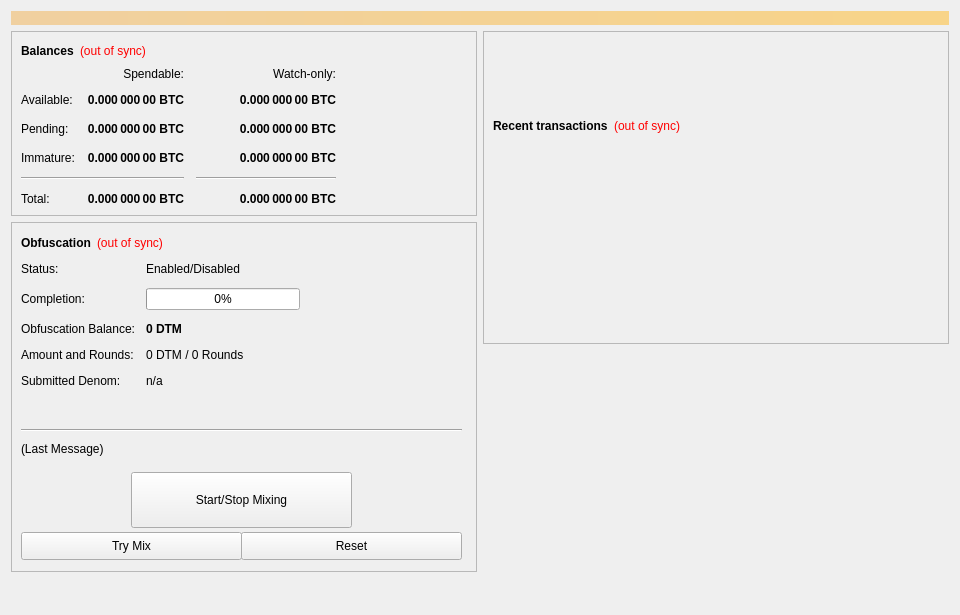
<?xml version="1.0" encoding="UTF-8"?>
<ui version="4.0">
 <class>OverviewPage</class>
 <widget class="QWidget" name="OverviewPage">
  <property name="geometry">
   <rect>
    <x>0</x>
    <y>0</y>
    <width>960</width>
    <height>615</height>
   </rect>
  </property>
  <property name="minimumSize">
   <size>
    <width>960</width>
    <height>0</height>
   </size>
  </property>
  <property name="windowTitle">
   <string>Form</string>
  </property>
  <layout class="QVBoxLayout" name="topLayout">
   <item>
    <widget class="QLabel" name="labelAlerts">
     <property name="visible">
      <bool>false</bool>
     </property>
     <property name="styleSheet">
      <string notr="true">background-color: qlineargradient(x1: 0, y1: 0, x2: 1, y2: 0, stop:0 #F0D0A0, stop:1 #F8D488); color:#000000;</string>
     </property>
     <property name="wordWrap">
      <bool>true</bool>
     </property>
     <property name="margin">
      <number>3</number>
     </property>
    </widget>
   </item>
   <item>
    <layout class="QHBoxLayout" name="horizontalLayout" stretch="1,1">
     <item>
      <layout class="QVBoxLayout" name="verticalLayout_2">
       <item>
        <widget class="QFrame" name="frame">
         <property name="frameShape">
          <enum>QFrame::StyledPanel</enum>
         </property>
         <property name="frameShadow">
          <enum>QFrame::Raised</enum>
         </property>
         <layout class="QVBoxLayout" name="verticalLayout_4">
          <item>
           <layout class="QHBoxLayout" name="horizontalLayout_4">
            <item>
             <widget class="QLabel" name="label_5">
              <property name="font">
               <font>
                <weight>75</weight>
                <bold>true</bold>
               </font>
              </property>
              <property name="text">
               <string>Balances</string>
              </property>
             </widget>
            </item>
            <item>
             <widget class="QLabel" name="labelWalletStatus">
              <property name="cursor">
               <cursorShape>WhatsThisCursor</cursorShape>
              </property>
              <property name="toolTip">
               <string>The displayed information may be out of date. Your wallet automatically synchronizes with the DotMe network after a connection is established, but this process has not completed yet.</string>
              </property>
              <property name="styleSheet">
               <string notr="true">QLabel { color: red; }</string>
              </property>
              <property name="text">
               <string notr="true">(out of sync)</string>
              </property>
              <property name="alignment">
               <set>Qt::AlignLeading|Qt::AlignLeft|Qt::AlignVCenter</set>
              </property>
             </widget>
            </item>
            <item>
             <spacer name="horizontalSpacer_3">
              <property name="orientation">
               <enum>Qt::Horizontal</enum>
              </property>
              <property name="sizeHint" stdset="0">
               <size>
                <width>40</width>
                <height>20</height>
               </size>
              </property>
             </spacer>
            </item>
           </layout>
          </item>
          <item>
           <layout class="QGridLayout" name="gridLayout">
            <property name="spacing">
             <number>12</number>
            </property>
            <item row="2" column="2">
             <widget class="QLabel" name="labelWatchPending">
              <property name="font">
               <font>
                <weight>75</weight>
                <bold>true</bold>
               </font>
              </property>
              <property name="cursor">
               <cursorShape>IBeamCursor</cursorShape>
              </property>
              <property name="toolTip">
               <string>Unconfirmed transactions to watch-only addresses</string>
              </property>
              <property name="text">
               <string notr="true">0.000 000 00 BTC</string>
              </property>
              <property name="alignment">
               <set>Qt::AlignRight|Qt::AlignTrailing|Qt::AlignVCenter</set>
              </property>
              <property name="textInteractionFlags">
               <set>Qt::LinksAccessibleByMouse|Qt::TextSelectableByKeyboard|Qt::TextSelectableByMouse</set>
              </property>
             </widget>
            </item>
            <item row="2" column="1">
             <widget class="QLabel" name="labelUnconfirmed">
              <property name="font">
               <font>
                <weight>75</weight>
                <bold>true</bold>
               </font>
              </property>
              <property name="cursor">
               <cursorShape>IBeamCursor</cursorShape>
              </property>
              <property name="toolTip">
               <string>Total of transactions that have yet to be confirmed, and do not yet count toward the spendable balance</string>
              </property>
              <property name="text">
               <string notr="true">0.000 000 00 BTC</string>
              </property>
              <property name="alignment">
               <set>Qt::AlignRight|Qt::AlignTrailing|Qt::AlignVCenter</set>
              </property>
              <property name="textInteractionFlags">
               <set>Qt::LinksAccessibleByMouse|Qt::TextSelectableByKeyboard|Qt::TextSelectableByMouse</set>
              </property>
             </widget>
            </item>
            <item row="3" column="2">
             <widget class="QLabel" name="labelWatchImmature">
              <property name="font">
               <font>
                <weight>75</weight>
                <bold>true</bold>
               </font>
              </property>
              <property name="cursor">
               <cursorShape>IBeamCursor</cursorShape>
              </property>
              <property name="toolTip">
               <string>Staked or masternode rewards in watch-only addresses that has not yet matured</string>
              </property>
              <property name="text">
               <string notr="true">0.000 000 00 BTC</string>
              </property>
              <property name="alignment">
               <set>Qt::AlignRight|Qt::AlignTrailing|Qt::AlignVCenter</set>
              </property>
              <property name="textInteractionFlags">
               <set>Qt::LinksAccessibleByMouse|Qt::TextSelectableByKeyboard|Qt::TextSelectableByMouse</set>
              </property>
             </widget>
            </item>
            <item row="4" column="0" colspan="2">
             <widget class="Line" name="lineSpendableBalance">
              <property name="orientation">
               <enum>Qt::Horizontal</enum>
              </property>
             </widget>
            </item>
            <item row="4" column="2">
             <widget class="Line" name="lineWatchBalance">
              <property name="sizePolicy">
               <sizepolicy hsizetype="Preferred" vsizetype="Fixed">
                <horstretch>0</horstretch>
                <verstretch>0</verstretch>
               </sizepolicy>
              </property>
              <property name="minimumSize">
               <size>
                <width>140</width>
                <height>0</height>
               </size>
              </property>
              <property name="orientation">
               <enum>Qt::Horizontal</enum>
              </property>
             </widget>
            </item>
            <item row="5" column="0">
             <widget class="QLabel" name="labelTotalText">
              <property name="text">
               <string>Total:</string>
              </property>
             </widget>
            </item>
            <item row="3" column="1">
             <widget class="QLabel" name="labelImmature">
              <property name="font">
               <font>
                <weight>75</weight>
                <bold>true</bold>
               </font>
              </property>
              <property name="cursor">
               <cursorShape>IBeamCursor</cursorShape>
              </property>
              <property name="toolTip">
               <string>Staked or masternode rewards that has not yet matured</string>
              </property>
              <property name="text">
               <string notr="true">0.000 000 00 BTC</string>
              </property>
              <property name="alignment">
               <set>Qt::AlignRight|Qt::AlignTrailing|Qt::AlignVCenter</set>
              </property>
              <property name="textInteractionFlags">
               <set>Qt::LinksAccessibleByMouse|Qt::TextSelectableByKeyboard|Qt::TextSelectableByMouse</set>
              </property>
             </widget>
            </item>
            <item row="2" column="3">
             <spacer name="horizontalSpacer_2">
              <property name="orientation">
               <enum>Qt::Horizontal</enum>
              </property>
              <property name="sizeHint" stdset="0">
               <size>
                <width>40</width>
                <height>20</height>
               </size>
              </property>
             </spacer>
            </item>
            <item row="3" column="0">
             <widget class="QLabel" name="labelImmatureText">
              <property name="text">
               <string>Immature:</string>
              </property>
             </widget>
            </item>
            <item row="5" column="1">
             <widget class="QLabel" name="labelTotal">
              <property name="font">
               <font>
                <weight>75</weight>
                <bold>true</bold>
               </font>
              </property>
              <property name="cursor">
               <cursorShape>IBeamCursor</cursorShape>
              </property>
              <property name="toolTip">
               <string>Your current total balance</string>
              </property>
              <property name="text">
               <string notr="true">0.000 000 00 BTC</string>
              </property>
              <property name="alignment">
               <set>Qt::AlignRight|Qt::AlignTrailing|Qt::AlignVCenter</set>
              </property>
              <property name="textInteractionFlags">
               <set>Qt::LinksAccessibleByMouse|Qt::TextSelectableByKeyboard|Qt::TextSelectableByMouse</set>
              </property>
             </widget>
            </item>
            <item row="5" column="2">
             <widget class="QLabel" name="labelWatchTotal">
              <property name="font">
               <font>
                <weight>75</weight>
                <bold>true</bold>
               </font>
              </property>
              <property name="cursor">
               <cursorShape>IBeamCursor</cursorShape>
              </property>
              <property name="toolTip">
               <string>Current total balance in watch-only addresses</string>
              </property>
              <property name="text">
               <string notr="true">0.000 000 00 BTC</string>
              </property>
              <property name="alignment">
               <set>Qt::AlignRight|Qt::AlignTrailing|Qt::AlignVCenter</set>
              </property>
              <property name="textInteractionFlags">
               <set>Qt::LinksAccessibleByMouse|Qt::TextSelectableByKeyboard|Qt::TextSelectableByMouse</set>
              </property>
             </widget>
            </item>
            <item row="0" column="2">
             <widget class="QLabel" name="labelWatchonly">
              <property name="text">
               <string>Watch-only:</string>
              </property>
              <property name="alignment">
               <set>Qt::AlignRight|Qt::AlignTrailing|Qt::AlignVCenter</set>
              </property>
             </widget>
            </item>
            <item row="1" column="0">
             <widget class="QLabel" name="labelBalanceText">
              <property name="text">
               <string>Available:</string>
              </property>
             </widget>
            </item>
            <item row="1" column="1">
             <widget class="QLabel" name="labelBalance">
              <property name="font">
               <font>
                <weight>75</weight>
                <bold>true</bold>
               </font>
              </property>
              <property name="cursor">
               <cursorShape>IBeamCursor</cursorShape>
              </property>
              <property name="toolTip">
               <string>Your current spendable balance</string>
              </property>
              <property name="text">
               <string notr="true">0.000 000 00 BTC</string>
              </property>
              <property name="alignment">
               <set>Qt::AlignRight|Qt::AlignTrailing|Qt::AlignVCenter</set>
              </property>
              <property name="textInteractionFlags">
               <set>Qt::LinksAccessibleByMouse|Qt::TextSelectableByKeyboard|Qt::TextSelectableByMouse</set>
              </property>
             </widget>
            </item>
            <item row="1" column="2">
             <widget class="QLabel" name="labelWatchAvailable">
              <property name="font">
               <font>
                <weight>75</weight>
                <bold>true</bold>
               </font>
              </property>
              <property name="cursor">
               <cursorShape>IBeamCursor</cursorShape>
              </property>
              <property name="toolTip">
               <string>Your current balance in watch-only addresses</string>
              </property>
              <property name="text">
               <string notr="true">0.000 000 00 BTC</string>
              </property>
              <property name="alignment">
               <set>Qt::AlignRight|Qt::AlignTrailing|Qt::AlignVCenter</set>
              </property>
              <property name="textInteractionFlags">
               <set>Qt::LinksAccessibleByMouse|Qt::TextSelectableByKeyboard|Qt::TextSelectableByMouse</set>
              </property>
             </widget>
            </item>
            <item row="2" column="0">
             <widget class="QLabel" name="labelPendingText">
              <property name="text">
               <string>Pending:</string>
              </property>
             </widget>
            </item>
            <item row="0" column="1">
             <widget class="QLabel" name="labelSpendable">
              <property name="text">
               <string>Spendable:</string>
              </property>
              <property name="alignment">
               <set>Qt::AlignRight|Qt::AlignTrailing|Qt::AlignVCenter</set>
              </property>
             </widget>
            </item>
           </layout>
          </item>
         </layout>
        </widget>
       </item>
       <item>
        <widget class="QFrame" name="frameObfuscation">
         <property name="minimumSize">
          <size>
           <width>0</width>
           <height>350</height>
          </size>
         </property>
         <property name="layoutDirection">
          <enum>Qt::LeftToRight</enum>
         </property>
         <property name="frameShape">
          <enum>QFrame::StyledPanel</enum>
         </property>
         <property name="frameShadow">
          <enum>QFrame::Raised</enum>
         </property>
         <widget class="QWidget" name="formLayoutWidget">
          <property name="geometry">
           <rect>
            <x>10</x>
            <y>40</y>
            <width>451</width>
            <height>161</height>
           </rect>
          </property>
          <layout class="QFormLayout" name="formLayout">
           <property name="fieldGrowthPolicy">
            <enum>QFormLayout::AllNonFixedFieldsGrow</enum>
           </property>
           <property name="horizontalSpacing">
            <number>11</number>
           </property>
           <property name="verticalSpacing">
            <number>12</number>
           </property>
           <item row="0" column="0">
            <widget class="QLabel" name="label_6">
             <property name="text">
              <string>Status:</string>
             </property>
            </widget>
           </item>
           <item row="1" column="0">
            <widget class="QLabel" name="label_7">
             <property name="text">
              <string>Completion:</string>
             </property>
            </widget>
           </item>
           <item row="1" column="1">
            <widget class="QProgressBar" name="obfuscationProgress">
             <property name="maximumSize">
              <size>
               <width>154</width>
               <height>16777215</height>
              </size>
             </property>
             <property name="value">
              <number>0</number>
             </property>
            </widget>
           </item>
           <item row="2" column="0">
            <widget class="QLabel" name="labelAnonymizedText">
             <property name="text">
              <string>Obfuscation Balance:</string>
             </property>
            </widget>
           </item>
           <item row="2" column="1">
            <widget class="QLabel" name="labelAnonymized">
             <property name="font">
              <font>
               <weight>75</weight>
               <bold>true</bold>
              </font>
             </property>
             <property name="text">
              <string notr="true">0 DTM</string>
             </property>
            </widget>
           </item>
           <item row="3" column="0">
            <widget class="QLabel" name="label_8">
             <property name="text">
              <string>Amount and Rounds:</string>
             </property>
            </widget>
           </item>
           <item row="3" column="1">
            <widget class="QLabel" name="labelAmountRounds">
             <property name="text">
              <string>0 DTM / 0 Rounds</string>
             </property>
            </widget>
           </item>
           <item row="4" column="0">
            <widget class="QLabel" name="label_9">
             <property name="text">
              <string>Submitted Denom:</string>
             </property>
            </widget>
           </item>
           <item row="4" column="1">
            <widget class="QLabel" name="labelSubmittedDenom">
             <property name="toolTip">
              <string>The denominations you submitted to the Masternode.&lt;br&gt;To mix, other users must submit the exact same denominations.</string>
             </property>
             <property name="text">
              <string>n/a</string>
             </property>
            </widget>
           </item>
           <item row="0" column="1">
            <widget class="QLabel" name="obfuscationEnabled">
             <property name="text">
              <string>Enabled/Disabled</string>
             </property>
            </widget>
           </item>
          </layout>
         </widget>
         <widget class="QPushButton" name="runAutoDenom">
          <property name="geometry">
           <rect>
            <x>251</x>
            <y>17</y>
            <width>1</width>
            <height>1</height>
           </rect>
          </property>
          <property name="palette">
           <palette>
            <active>
             <colorrole role="WindowText">
              <brush brushstyle="SolidPattern">
               <color alpha="255">
                <red>0</red>
                <green>0</green>
                <blue>0</blue>
               </color>
              </brush>
             </colorrole>
             <colorrole role="Button">
              <brush brushstyle="SolidPattern">
               <color alpha="255">
                <red>239</red>
                <green>238</green>
                <blue>238</blue>
               </color>
              </brush>
             </colorrole>
             <colorrole role="Light">
              <brush brushstyle="SolidPattern">
               <color alpha="255">
                <red>255</red>
                <green>255</green>
                <blue>255</blue>
               </color>
              </brush>
             </colorrole>
             <colorrole role="Midlight">
              <brush brushstyle="SolidPattern">
               <color alpha="255">
                <red>247</red>
                <green>246</green>
                <blue>246</blue>
               </color>
              </brush>
             </colorrole>
             <colorrole role="Dark">
              <brush brushstyle="SolidPattern">
               <color alpha="255">
                <red>119</red>
                <green>119</green>
                <blue>119</blue>
               </color>
              </brush>
             </colorrole>
             <colorrole role="Mid">
              <brush brushstyle="SolidPattern">
               <color alpha="255">
                <red>159</red>
                <green>159</green>
                <blue>159</blue>
               </color>
              </brush>
             </colorrole>
             <colorrole role="Text">
              <brush brushstyle="SolidPattern">
               <color alpha="255">
                <red>0</red>
                <green>0</green>
                <blue>0</blue>
               </color>
              </brush>
             </colorrole>
             <colorrole role="BrightText">
              <brush brushstyle="SolidPattern">
               <color alpha="255">
                <red>255</red>
                <green>255</green>
                <blue>255</blue>
               </color>
              </brush>
             </colorrole>
             <colorrole role="ButtonText">
              <brush brushstyle="SolidPattern">
               <color alpha="255">
                <red>0</red>
                <green>0</green>
                <blue>0</blue>
               </color>
              </brush>
             </colorrole>
             <colorrole role="Base">
              <brush brushstyle="SolidPattern">
               <color alpha="255">
                <red>255</red>
                <green>255</green>
                <blue>255</blue>
               </color>
              </brush>
             </colorrole>
             <colorrole role="Window">
              <brush brushstyle="SolidPattern">
               <color alpha="255">
                <red>239</red>
                <green>238</green>
                <blue>238</blue>
               </color>
              </brush>
             </colorrole>
             <colorrole role="Shadow">
              <brush brushstyle="SolidPattern">
               <color alpha="255">
                <red>0</red>
                <green>0</green>
                <blue>0</blue>
               </color>
              </brush>
             </colorrole>
             <colorrole role="AlternateBase">
              <brush brushstyle="SolidPattern">
               <color alpha="255">
                <red>247</red>
                <green>246</green>
                <blue>246</blue>
               </color>
              </brush>
             </colorrole>
             <colorrole role="ToolTipBase">
              <brush brushstyle="SolidPattern">
               <color alpha="255">
                <red>255</red>
                <green>255</green>
                <blue>220</blue>
               </color>
              </brush>
             </colorrole>
             <colorrole role="ToolTipText">
              <brush brushstyle="SolidPattern">
               <color alpha="255">
                <red>0</red>
                <green>0</green>
                <blue>0</blue>
               </color>
              </brush>
             </colorrole>
            </active>
            <inactive>
             <colorrole role="WindowText">
              <brush brushstyle="SolidPattern">
               <color alpha="255">
                <red>0</red>
                <green>0</green>
                <blue>0</blue>
               </color>
              </brush>
             </colorrole>
             <colorrole role="Button">
              <brush brushstyle="SolidPattern">
               <color alpha="255">
                <red>239</red>
                <green>238</green>
                <blue>238</blue>
               </color>
              </brush>
             </colorrole>
             <colorrole role="Light">
              <brush brushstyle="SolidPattern">
               <color alpha="255">
                <red>255</red>
                <green>255</green>
                <blue>255</blue>
               </color>
              </brush>
             </colorrole>
             <colorrole role="Midlight">
              <brush brushstyle="SolidPattern">
               <color alpha="255">
                <red>247</red>
                <green>246</green>
                <blue>246</blue>
               </color>
              </brush>
             </colorrole>
             <colorrole role="Dark">
              <brush brushstyle="SolidPattern">
               <color alpha="255">
                <red>119</red>
                <green>119</green>
                <blue>119</blue>
               </color>
              </brush>
             </colorrole>
             <colorrole role="Mid">
              <brush brushstyle="SolidPattern">
               <color alpha="255">
                <red>159</red>
                <green>159</green>
                <blue>159</blue>
               </color>
              </brush>
             </colorrole>
             <colorrole role="Text">
              <brush brushstyle="SolidPattern">
               <color alpha="255">
                <red>0</red>
                <green>0</green>
                <blue>0</blue>
               </color>
              </brush>
             </colorrole>
             <colorrole role="BrightText">
              <brush brushstyle="SolidPattern">
               <color alpha="255">
                <red>255</red>
                <green>255</green>
                <blue>255</blue>
               </color>
              </brush>
             </colorrole>
             <colorrole role="ButtonText">
              <brush brushstyle="SolidPattern">
               <color alpha="255">
                <red>0</red>
                <green>0</green>
                <blue>0</blue>
               </color>
              </brush>
             </colorrole>
             <colorrole role="Base">
              <brush brushstyle="SolidPattern">
               <color alpha="255">
                <red>255</red>
                <green>255</green>
                <blue>255</blue>
               </color>
              </brush>
             </colorrole>
             <colorrole role="Window">
              <brush brushstyle="SolidPattern">
               <color alpha="255">
                <red>239</red>
                <green>238</green>
                <blue>238</blue>
               </color>
              </brush>
             </colorrole>
             <colorrole role="Shadow">
              <brush brushstyle="SolidPattern">
               <color alpha="255">
                <red>0</red>
                <green>0</green>
                <blue>0</blue>
               </color>
              </brush>
             </colorrole>
             <colorrole role="AlternateBase">
              <brush brushstyle="SolidPattern">
               <color alpha="255">
                <red>247</red>
                <green>246</green>
                <blue>246</blue>
               </color>
              </brush>
             </colorrole>
             <colorrole role="ToolTipBase">
              <brush brushstyle="SolidPattern">
               <color alpha="255">
                <red>255</red>
                <green>255</green>
                <blue>220</blue>
               </color>
              </brush>
             </colorrole>
             <colorrole role="ToolTipText">
              <brush brushstyle="SolidPattern">
               <color alpha="255">
                <red>0</red>
                <green>0</green>
                <blue>0</blue>
               </color>
              </brush>
             </colorrole>
            </inactive>
            <disabled>
             <colorrole role="WindowText">
              <brush brushstyle="SolidPattern">
               <color alpha="255">
                <red>119</red>
                <green>119</green>
                <blue>119</blue>
               </color>
              </brush>
             </colorrole>
             <colorrole role="Button">
              <brush brushstyle="SolidPattern">
               <color alpha="255">
                <red>239</red>
                <green>238</green>
                <blue>238</blue>
               </color>
              </brush>
             </colorrole>
             <colorrole role="Light">
              <brush brushstyle="SolidPattern">
               <color alpha="255">
                <red>255</red>
                <green>255</green>
                <blue>255</blue>
               </color>
              </brush>
             </colorrole>
             <colorrole role="Midlight">
              <brush brushstyle="SolidPattern">
               <color alpha="255">
                <red>247</red>
                <green>246</green>
                <blue>246</blue>
               </color>
              </brush>
             </colorrole>
             <colorrole role="Dark">
              <brush brushstyle="SolidPattern">
               <color alpha="255">
                <red>119</red>
                <green>119</green>
                <blue>119</blue>
               </color>
              </brush>
             </colorrole>
             <colorrole role="Mid">
              <brush brushstyle="SolidPattern">
               <color alpha="255">
                <red>159</red>
                <green>159</green>
                <blue>159</blue>
               </color>
              </brush>
             </colorrole>
             <colorrole role="Text">
              <brush brushstyle="SolidPattern">
               <color alpha="255">
                <red>119</red>
                <green>119</green>
                <blue>119</blue>
               </color>
              </brush>
             </colorrole>
             <colorrole role="BrightText">
              <brush brushstyle="SolidPattern">
               <color alpha="255">
                <red>255</red>
                <green>255</green>
                <blue>255</blue>
               </color>
              </brush>
             </colorrole>
             <colorrole role="ButtonText">
              <brush brushstyle="SolidPattern">
               <color alpha="255">
                <red>119</red>
                <green>119</green>
                <blue>119</blue>
               </color>
              </brush>
             </colorrole>
             <colorrole role="Base">
              <brush brushstyle="SolidPattern">
               <color alpha="255">
                <red>239</red>
                <green>238</green>
                <blue>238</blue>
               </color>
              </brush>
             </colorrole>
             <colorrole role="Window">
              <brush brushstyle="SolidPattern">
               <color alpha="255">
                <red>239</red>
                <green>238</green>
                <blue>238</blue>
               </color>
              </brush>
             </colorrole>
             <colorrole role="Shadow">
              <brush brushstyle="SolidPattern">
               <color alpha="255">
                <red>0</red>
                <green>0</green>
                <blue>0</blue>
               </color>
              </brush>
             </colorrole>
             <colorrole role="AlternateBase">
              <brush brushstyle="SolidPattern">
               <color alpha="255">
                <red>239</red>
                <green>238</green>
                <blue>238</blue>
               </color>
              </brush>
             </colorrole>
             <colorrole role="ToolTipBase">
              <brush brushstyle="SolidPattern">
               <color alpha="255">
                <red>255</red>
                <green>255</green>
                <blue>220</blue>
               </color>
              </brush>
             </colorrole>
             <colorrole role="ToolTipText">
              <brush brushstyle="SolidPattern">
               <color alpha="255">
                <red>0</red>
                <green>0</green>
                <blue>0</blue>
               </color>
              </brush>
             </colorrole>
            </disabled>
           </palette>
          </property>
          <property name="focusPolicy">
           <enum>Qt::NoFocus</enum>
          </property>
          <property name="autoFillBackground">
           <bool>true</bool>
          </property>
          <property name="text">
           <string/>
          </property>
          <property name="flat">
           <bool>true</bool>
          </property>
         </widget>
         <widget class="QPushButton" name="toggleObfuscation">
          <property name="geometry">
           <rect>
            <x>120</x>
            <y>250</y>
            <width>221</width>
            <height>56</height>
           </rect>
          </property>
          <property name="sizePolicy">
           <sizepolicy hsizetype="MinimumExpanding" vsizetype="Fixed">
            <horstretch>0</horstretch>
            <verstretch>0</verstretch>
           </sizepolicy>
          </property>
          <property name="text">
           <string>Start/Stop Mixing</string>
          </property>
         </widget>
         <widget class="Line" name="lineLastMessage">
          <property name="geometry">
           <rect>
            <x>10</x>
            <y>200</y>
            <width>441</width>
            <height>16</height>
           </rect>
          </property>
          <property name="orientation">
           <enum>Qt::Horizontal</enum>
          </property>
         </widget>
         <widget class="QLabel" name="obfuscationStatus">
          <property name="geometry">
           <rect>
            <x>10</x>
            <y>220</y>
            <width>451</width>
            <height>61</height>
           </rect>
          </property>
          <property name="minimumSize">
           <size>
            <width>288</width>
            <height>43</height>
           </size>
          </property>
          <property name="text">
           <string>(Last Message)</string>
          </property>
          <property name="alignment">
           <set>Qt::AlignLeading|Qt::AlignLeft|Qt::AlignTop</set>
          </property>
          <property name="wordWrap">
           <bool>true</bool>
          </property>
         </widget>
         <widget class="QPushButton" name="obfuscationAuto">
          <property name="geometry">
           <rect>
            <x>10</x>
            <y>310</y>
            <width>221</width>
            <height>28</height>
           </rect>
          </property>
          <property name="sizePolicy">
           <sizepolicy hsizetype="MinimumExpanding" vsizetype="Fixed">
            <horstretch>0</horstretch>
            <verstretch>0</verstretch>
           </sizepolicy>
          </property>
          <property name="toolTip">
           <string>Try to manually submit a Obfuscation request.</string>
          </property>
          <property name="text">
           <string>Try Mix</string>
          </property>
         </widget>
         <widget class="QPushButton" name="obfuscationReset">
          <property name="geometry">
           <rect>
            <x>230</x>
            <y>310</y>
            <width>221</width>
            <height>28</height>
           </rect>
          </property>
          <property name="sizePolicy">
           <sizepolicy hsizetype="MinimumExpanding" vsizetype="Fixed">
            <horstretch>0</horstretch>
            <verstretch>0</verstretch>
           </sizepolicy>
          </property>
          <property name="toolTip">
           <string>Reset the current status of Obfuscation (can interrupt Obfuscation if it's in the process of Mixing, which can cost you money!)</string>
          </property>
          <property name="autoFillBackground">
           <bool>false</bool>
          </property>
          <property name="text">
           <string>Reset</string>
          </property>
         </widget>
         <widget class="QWidget" name="layoutWidget">
          <property name="geometry">
           <rect>
            <x>10</x>
            <y>10</y>
            <width>431</width>
            <height>22</height>
           </rect>
          </property>
          <layout class="QHBoxLayout" name="horizontalLayout_5">
           <item>
            <widget class="QLabel" name="label_2">
             <property name="font">
              <font>
               <weight>75</weight>
               <bold>true</bold>
              </font>
             </property>
             <property name="text">
              <string>Obfuscation</string>
             </property>
            </widget>
           </item>
           <item>
            <widget class="QLabel" name="labelObfuscationSyncStatus">
             <property name="toolTip">
              <string>The displayed information may be out of date. Your wallet automatically synchronizes with the DotMe network after a connection is established, but this process has not completed yet.</string>
             </property>
             <property name="styleSheet">
              <string notr="true">QLabel { color: red; }</string>
             </property>
             <property name="text">
              <string notr="true">(out of sync)</string>
             </property>
             <property name="alignment">
              <set>Qt::AlignLeading|Qt::AlignLeft|Qt::AlignVCenter</set>
             </property>
            </widget>
           </item>
           <item>
            <spacer name="horizontalSpacer_4">
             <property name="orientation">
              <enum>Qt::Horizontal</enum>
             </property>
             <property name="sizeHint" stdset="0">
              <size>
               <width>40</width>
               <height>20</height>
              </size>
             </property>
            </spacer>
           </item>
          </layout>
         </widget>
        </widget>
       </item>
       <item>
        <spacer name="verticalSpacer">
         <property name="orientation">
          <enum>Qt::Vertical</enum>
         </property>
         <property name="sizeHint" stdset="0">
          <size>
           <width>20</width>
           <height>40</height>
          </size>
         </property>
        </spacer>
       </item>
      </layout>
     </item>
     <item>
      <layout class="QVBoxLayout" name="verticalLayout_3">
       <item>
        <widget class="QFrame" name="frame_2">
         <property name="frameShape">
          <enum>QFrame::StyledPanel</enum>
         </property>
         <property name="frameShadow">
          <enum>QFrame::Raised</enum>
         </property>
         <layout class="QVBoxLayout" name="verticalLayout">
          <item>
           <spacer name="verticalSpacer_3">
            <property name="orientation">
             <enum>Qt::Vertical</enum>
            </property>
            <property name="sizeType">
             <enum>QSizePolicy::Fixed</enum>
            </property>
            <property name="sizeHint" stdset="0">
             <size>
              <width>20</width>
              <height>75</height>
             </size>
            </property>
           </spacer>
          </item>
          <item>
           <layout class="QHBoxLayout" name="horizontalLayout_2">
            <item>
             <widget class="QLabel" name="label_4">
              <property name="font">
               <font>
                <weight>75</weight>
                <bold>true</bold>
               </font>
              </property>
              <property name="text">
               <string>Recent transactions</string>
              </property>
             </widget>
            </item>
            <item>
             <widget class="QLabel" name="labelTransactionsStatus">
              <property name="cursor">
               <cursorShape>WhatsThisCursor</cursorShape>
              </property>
              <property name="toolTip">
               <string>The displayed information may be out of date. Your wallet automatically synchronizes with the DotMe network after a connection is established, but this process has not completed yet.</string>
              </property>
              <property name="styleSheet">
               <string notr="true">QLabel { color: red; }</string>
              </property>
              <property name="text">
               <string notr="true">(out of sync)</string>
              </property>
              <property name="alignment">
               <set>Qt::AlignRight|Qt::AlignTrailing|Qt::AlignVCenter</set>
              </property>
             </widget>
            </item>
            <item>
             <spacer name="horizontalSpacer">
              <property name="orientation">
               <enum>Qt::Horizontal</enum>
              </property>
              <property name="sizeHint" stdset="0">
               <size>
                <width>40</width>
                <height>20</height>
               </size>
              </property>
             </spacer>
            </item>
           </layout>
          </item>
          <item>
           <widget class="QListView" name="listTransactions">
            <property name="styleSheet">
             <string notr="true">QListView { background: transparent; }</string>
            </property>
            <property name="frameShape">
             <enum>QFrame::NoFrame</enum>
            </property>
            <property name="verticalScrollBarPolicy">
             <enum>Qt::ScrollBarAlwaysOff</enum>
            </property>
            <property name="horizontalScrollBarPolicy">
             <enum>Qt::ScrollBarAlwaysOff</enum>
            </property>
            <property name="selectionMode">
             <enum>QAbstractItemView::NoSelection</enum>
            </property>
           </widget>
          </item>
         </layout>
        </widget>
       </item>
       <item>
        <spacer name="verticalSpacer_2">
         <property name="orientation">
          <enum>Qt::Vertical</enum>
         </property>
         <property name="sizeType">
          <enum>QSizePolicy::Expanding</enum>
         </property>
         <property name="sizeHint" stdset="0">
          <size>
           <width>20</width>
           <height>40</height>
          </size>
         </property>
        </spacer>
       </item>
      </layout>
     </item>
    </layout>
   </item>
  </layout>
 </widget>
 <resources/>
 <connections/>
</ui>
